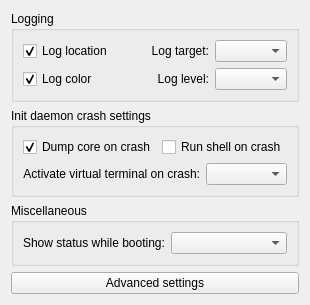
         <widget class="QWidget" name="tabSystem">
          <attribute name="title">
           <string>Systemd</string>
          </attribute>
          <layout class="QGridLayout" name="gridLayout_11">
           <item row="3" column="0">
            <widget class="QPushButton" name="btnAdvanced">
             <property name="text">
              <string>Advanced settings</string>
             </property>
            </widget>
           </item>
           <item row="1" column="0">
            <widget class="QGroupBox" name="groupBox">
             <property name="title">
              <string>Init daemon crash settings</string>
             </property>
             <layout class="QGridLayout" name="gridLayout_17">
              <item row="0" column="0">
               <layout class="QHBoxLayout" name="horizontalLayout_7">
                <item>
                 <widget class="QCheckBox" name="chkDumpCore">
                  <property name="toolTip">
                   <string>Dump core on crash.</string>
                  </property>
                  <property name="text">
                   <string>Dump core on crash</string>
                  </property>
                  <property name="checked">
                   <bool>true</bool>
                  </property>
                 </widget>
                </item>
                <item>
                 <widget class="QCheckBox" name="chkCrashShell">
                  <property name="toolTip">
                   <string>&lt;html&gt;&lt;head/&gt;&lt;body&gt;&lt;p&gt;Spawns a shell on crash.&lt;/p&gt;&lt;p&gt;&lt;span style=&quot; font-weight:600;&quot;&gt;Warning: &lt;/span&gt;The shell is not protected by any password authentication.&lt;/p&gt;&lt;/body&gt;&lt;/html&gt;</string>
                  </property>
                  <property name="text">
                   <string>Run shell on crash</string>
                  </property>
                 </widget>
                </item>
               </layout>
              </item>
              <item row="1" column="0">
               <layout class="QHBoxLayout" name="horizontalLayout_8">
                <item>
                 <widget class="QLabel" name="label_15">
                  <property name="minimumSize">
                   <size>
                    <width>164</width>
                    <height>0</height>
                   </size>
                  </property>
                  <property name="text">
                   <string>Activate virtual terminal on crash:</string>
                  </property>
                  <property name="alignment">
                   <set>Qt::AlignRight|Qt::AlignTrailing|Qt::AlignVCenter</set>
                  </property>
                 </widget>
                </item>
                <item>
                 <widget class="QComboBox" name="cmbCrashChVT">
                  <property name="minimumSize">
                   <size>
                    <width>78</width>
                    <height>0</height>
                   </size>
                  </property>
                  <property name="toolTip">
                   <string>Activate the selected virtual terminal on crash.</string>
                  </property>
                  <property name="maxVisibleItems">
                   <number>12</number>
                  </property>
                 </widget>
                </item>
               </layout>
              </item>
             </layout>
            </widget>
           </item>
           <item row="0" column="0">
            <widget class="QGroupBox" name="groupBox_15">
             <property name="title">
              <string>Logging</string>
             </property>
             <layout class="QGridLayout" name="gridLayout_2">
              <item row="0" column="0">
               <widget class="QCheckBox" name="chkLogLocation">
                <property name="toolTip">
                 <string>Includes code location in log messages. Mostly relevant for debugging.</string>
                </property>
                <property name="text">
                 <string>Log location</string>
                </property>
                <property name="checked">
                 <bool>true</bool>
                </property>
               </widget>
              </item>
              <item row="0" column="1">
               <layout class="QHBoxLayout" name="horizontalLayout">
                <item>
                 <widget class="QLabel" name="label_14">
                  <property name="layoutDirection">
                   <enum>Qt::LeftToRight</enum>
                  </property>
                  <property name="text">
                   <string>Log target:</string>
                  </property>
                  <property name="alignment">
                   <set>Qt::AlignRight|Qt::AlignTrailing|Qt::AlignVCenter</set>
                  </property>
                 </widget>
                </item>
                <item>
                 <widget class="QComboBox" name="cmbLogTarget">
                  <property name="toolTip">
                   <string>Sets target for log messages.</string>
                  </property>
                 </widget>
                </item>
               </layout>
              </item>
              <item row="1" column="0">
               <widget class="QCheckBox" name="chkLogColor">
                <property name="toolTip">
                 <string>Highlight important log messages.</string>
                </property>
                <property name="text">
                 <string>Log color</string>
                </property>
                <property name="checked">
                 <bool>true</bool>
                </property>
               </widget>
              </item>
              <item row="1" column="1">
               <layout class="QHBoxLayout" name="horizontalLayout_2">
                <item>
                 <widget class="QLabel" name="label_13">
                  <property name="text">
                   <string>Log level:</string>
                  </property>
                  <property name="alignment">
                   <set>Qt::AlignRight|Qt::AlignTrailing|Qt::AlignVCenter</set>
                  </property>
                 </widget>
                </item>
                <item>
                 <widget class="QComboBox" name="cmbLogLevel">
                  <property name="toolTip">
                   <string>Sets level of log messages.</string>
                  </property>
                 </widget>
                </item>
               </layout>
              </item>
             </layout>
            </widget>
           </item>
           <item row="2" column="0">
            <widget class="QGroupBox" name="groupBox_3">
             <property name="title">
              <string>Miscellaneous</string>
             </property>
             <layout class="QGridLayout" name="gridLayout_18">
              <item row="0" column="2">
               <widget class="QComboBox" name="cmbShowStatus"/>
              </item>
              <item row="0" column="0">
               <widget class="QLabel" name="label_6">
                <property name="text">
                 <string>Show status while booting:</string>
                </property>
               </widget>
              </item>
             </layout>
            </widget>
           </item>
           <item row="4" column="0">
            <spacer name="verticalSpacer">
             <property name="orientation">
              <enum>Qt::Vertical</enum>
             </property>
             <property name="sizeHint" stdset="0">
              <size>
               <width>20</width>
               <height>0</height>
              </size>
             </property>
            </spacer>
           </item>
          </layout>
         </widget>
